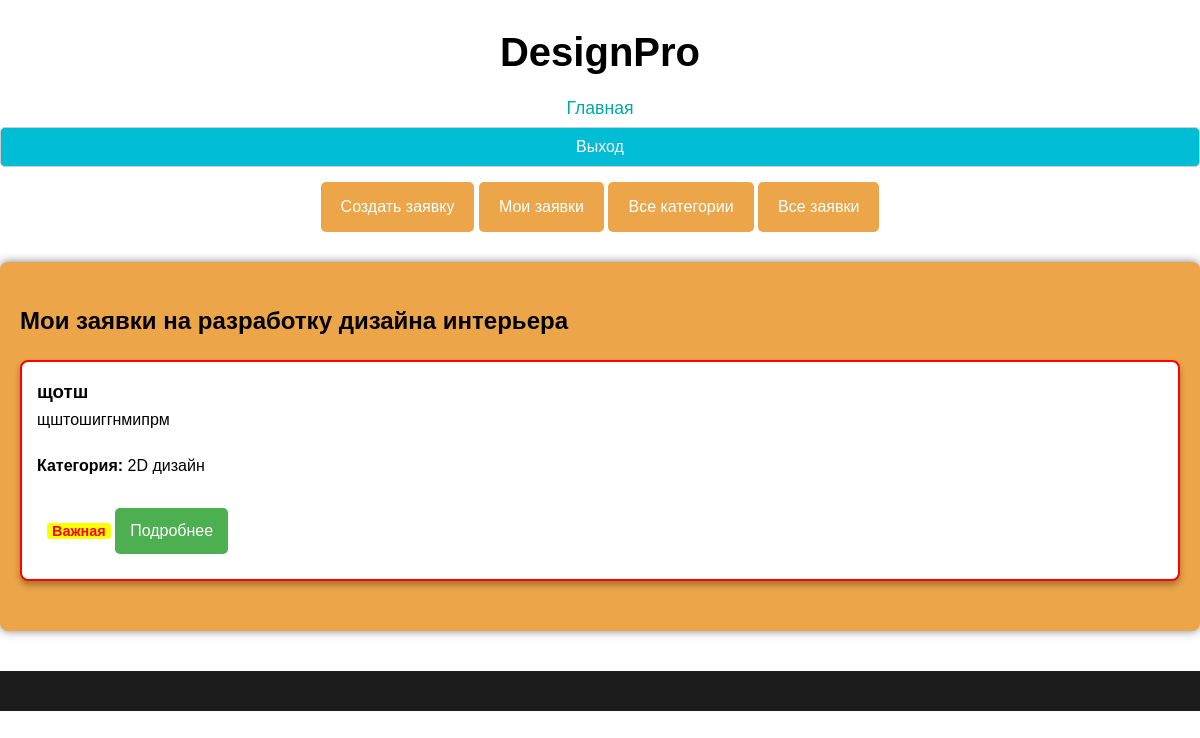
The page /my_requests/ (signed in) on the database as committed earlier.
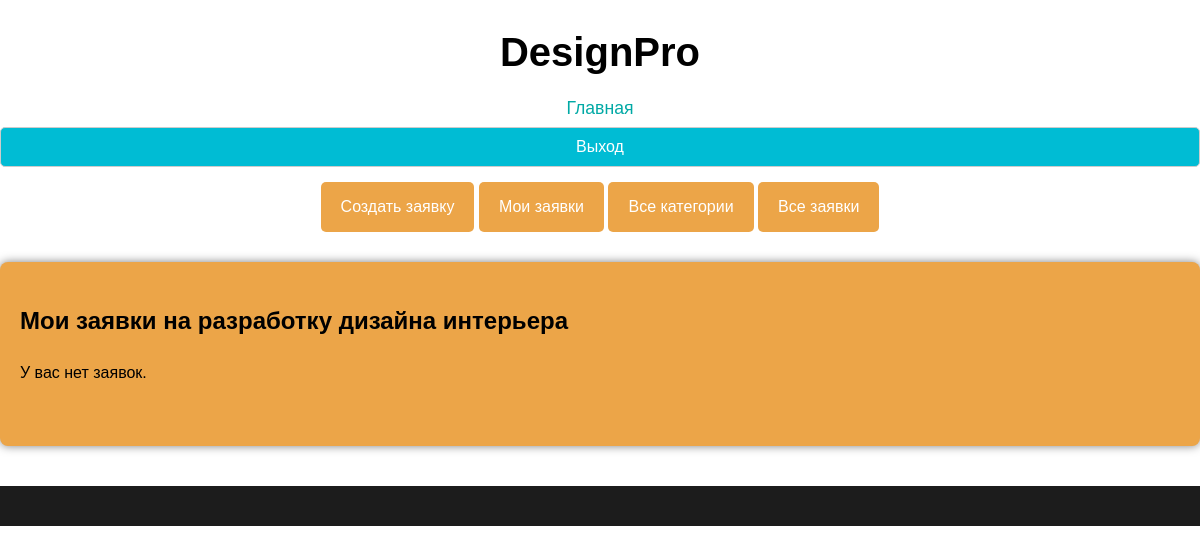
The same page on the database as committed later.
### main/models.py (models this page shows, shortened)
class DesignRequest(models.Model):
    STATUS_CHOICES = [
        ('new', 'Новая'),
        ('in_progress', 'Принято в работу'),
        ('completed', 'Выполнено'),
    ]
    user = models.ForeignKey(User, on_delete=models.CASCADE, related_name='design_requests')  # Связь с пользователем
    title = models.CharField(max_length=200)  # Название заявки
    description = models.TextField()  # Описание заявки
    category = models.ForeignKey('Category', on_delete=models.CASCADE)  # Категория
    photo = models.ImageField(upload_to='design_photos/', null=True, blank=True)  # Фото помещения
    created_at = models.DateTimeField(auto_now_add=True)  # Дата создания заявки
    is_important = models.BooleanField(default=False)  # Важность заявки
    status = models.CharField(
        max_length=20,
        choices=STATUS_CHOICES,
        default='new',  # Статус по умолчанию
    )

class Category(models.Model):
    name = models.CharField(max_length=100)

### main/views.py (the view)
# urls.py: path('my_requests/', views.my_requests, name='my_requests'),  # Список заявок
@login_required  #только авторизованные пользователи могут просматривать свои заявки
def my_requests(request):
    requests = DesignRequest.objects.filter(user=request.user).order_by('-is_important', '-created_at')
    return render(request, 'main/my_requests.html', {'requests': requests})

### main/templates/main/my_requests.html (shortened to what this page needs)
{% extends 'main/layout.html' %}
{% block content %}
    <h2>Мои заявки на разработку дизайна интерьера</h2>
    <div class="request-list">
        {% for request in requests %}
            <div class="request-item {% if request.is_important %}important{% endif %}">
                <h3>{{ request.title }}</h3>
                <p>{{ request.description|truncatewords:20 }}</p>
                <p><strong>Категория:</strong> {{ request.category.name }}</p>
                {% if request.is_important %}
                    <span class="important-badge">Важная</span>
                {% endif %}
                <a href="{% url 'request_detail' request.id %}" class="btn">Подробнее</a>
            </div>
        {% empty %}
            <p>У вас нет заявок.</p>
        {% endfor %}
    </div>
{% endblock %}

Rows that differ between the two databases and show on the page:
removed DesignRequest: title "щотш", description "щштошиггнмипрм", category.name "2D дизайн", is_important "Важная"
Other text that changed with them:
text now shown: "У вас нет заявок."
